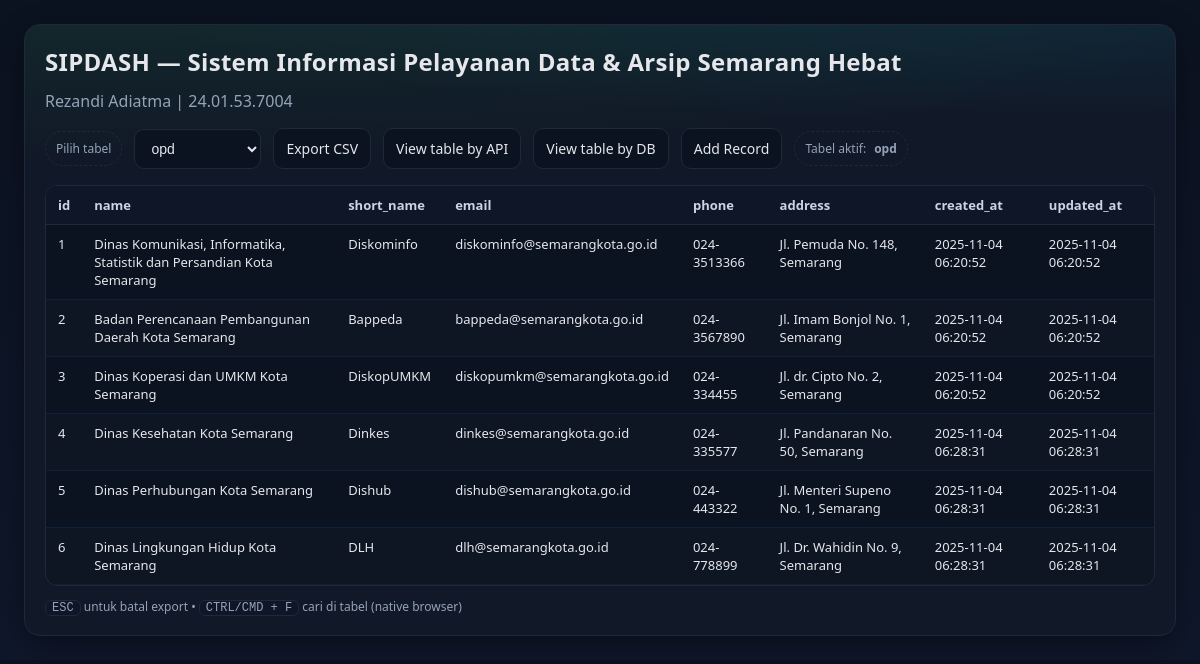
The page / on the database its author committed.
### tables this page shows
CREATE TABLE `opd` (
  `id` bigint(20) UNSIGNED NOT NULL,
  `name` varchar(150) NOT NULL,
  `short_name` varchar(50) NOT NULL,
  `email` varchar(150) DEFAULT NULL,
  `phone` varchar(50) DEFAULT NULL,
  `address` varchar(255) DEFAULT NULL,
  `created_at` timestamp NOT NULL DEFAULT current_timestamp(),
  `updated_at` timestamp NOT NULL DEFAULT current_timestamp() ON UPDATE current_timestamp()
);

### index.php (the view, shortened to what this page needs)
<?php
$DB_DRIVER = 'mysql';
$DB_HOST   = 'sql313.infinityfree.com';
$DB_PORT   = '3306';
$DB_NAME   = 'if0_40291120_sipdash';
$DB_USER   = 'if0_40291120';
$DB_PASS   = 'Semarangkota12';
$CHARSET   = 'utf8mb4';
$ALLOWED_TABLES = [
  'opd',
  'data_catalog',
  'requests',
  'documents',
  'approvals',
];
$API_BASE = 'https://uas-rezandi.free.nf/Api.php';
function pdo_connect($DB_DRIVER, $DB_HOST, $DB_PORT, $DB_NAME, $DB_USER, $DB_PASS, $CHARSET) {
    $dsn = "{$DB_DRIVER}:host={$DB_HOST};port={$DB_PORT};dbname={$DB_NAME};charset={$CHARSET}";
    $opt = [
        PDO::ATTR_ERRMODE => PDO::ERRMODE_EXCEPTION,
        PDO::ATTR_DEFAULT_FETCH_MODE => PDO::FETCH_ASSOC,
        PDO::MYSQL_ATTR_USE_BUFFERED_QUERY => true,
    ];
    return new PDO($dsn, $DB_USER, $DB_PASS, $opt);
}
function pick_table(array $allowed, ?string $input): string {
    if (!$input) return $allowed[0];
    return in_array($input, $allowed, true) ? $input : $allowed[0];
}
function fetch_all(PDO $pdo, string $table): PDOStatement {
    switch ($table) {
        default:
            return $pdo->query("SELECT * FROM `{$table}`");
    }
}
function result_columns(PDOStatement $stmt): array {
    $cols = [];
    for ($i = 0; $i < $stmt->columnCount(); $i++) {
        $meta = $stmt->getColumnMeta($i);
        $cols[] = $meta['name'];
    }
    return $cols;
}
function render_cell($val): string {
    return htmlspecialchars((string)$val, ENT_QUOTES, 'UTF-8');
}
try {
    $pdo = pdo_connect($DB_DRIVER, $DB_HOST, $DB_PORT, $DB_NAME, $DB_USER, $DB_PASS, $CHARSET);
} catch (Throwable $e) {
    http_response_code(500);
    echo "<h2>Koneksi database gagal.</h2>";
    echo "<pre>" . htmlspecialchars($e->getMessage(), ENT_QUOTES, 'UTF-8') . "</pre>";
    exit;
}
$selected = pick_table($ALLOWED_TABLES, $_GET['table'] ?? null);
$useApi   = (isset($_GET['api']) && $_GET['api'] === '1');
try {
    if ($useApi) {
        $apiUrl  = rtrim($API_BASE, '/') . '/records/' . rawurlencode($selected);
        $rows    = api_fetch_records($API_BASE, $selected);
        $columns = array_keys_union($rows);
    } else {
        $stmt    = fetch_all($pdo, $selected);
        $columns = result_columns($stmt);
        $rows    = $stmt->fetchAll();
    }
} catch (Throwable $e) {
    http_response_code(500);
    echo "<h2>Query gagal untuk tabel: " . htmlspecialchars($selected, ENT_QUOTES, 'UTF-8') . "</h2>";
    echo "<pre>" . htmlspecialchars($e->getMessage(), ENT_QUOTES, 'UTF-8') . "</pre>";
    exit;
}
?>
<!doctype html>
<html lang="id">
<head>
</head>
<body>
  <div class="container">
    <div class="card">
      <h1>SIPDASH — Sistem Informasi Pelayanan Data & Arsip Semarang Hebat</h1>
      <div class="subtitle">Rezandi Adiatma | 24.01.53.7004</div>
      <form class="controls" method="get">
        <label for="table" class="pill">Pilih tabel</label>
        <select name="table" id="table" onchange="this.form.submit()">
          <?php foreach ($ALLOWED_TABLES as $tbl): ?>
            <option value="<?= htmlspecialchars($tbl, ENT_QUOTES, 'UTF-8'); ?>" <?= $selected === $tbl ? 'selected' : '' ?>>
              <?= htmlspecialchars($tbl, ENT_QUOTES, 'UTF-8'); ?>
            </option>
          <?php endforeach; ?>
        </select>
        <a class="button" href="?table=<?= urlencode($selected) ?>&export=1" title="Export CSV">Export CSV</a>
        <a class="button" href="?table=<?= urlencode($selected) ?>&api=1" title="View table by API">View table by API</a>
        <a class="button" href="?table=<?= urlencode($selected) ?>" title="View table by DB">View table by DB</a>
        <a class="button" href="?table=<?= urlencode($selected) ?>&add=1<?= $useApi ? '&api=1' : '' ?>" title="Add Record">Add Record</a>
        <span class="pill">Tabel aktif: <strong><?= htmlspecialchars($selected, ENT_QUOTES, 'UTF-8'); ?></strong></span>
      </form>
      <div class="table-wrap">
        <table>
          <thead>
            <tr>
              <?php foreach ($columns as $c): ?>
                <th><?= htmlspecialchars($c, ENT_QUOTES, 'UTF-8'); ?></th>
              <?php endforeach; ?>
            </tr>
          </thead>
          <tbody>
            <?php if (count($rows) === 0): ?>
              <tr><td colspan="<?= count($columns) ?>">(Tidak ada data)</td></tr>
            <?php else: ?>
              <?php foreach ($rows as $r): ?>
                <tr>
                  <?php foreach ($columns as $c): ?>
                    <td><?= render_cell($r[$c] ?? null); ?></td>
                  <?php endforeach; ?>
                </tr>
              <?php endforeach; ?>
            <?php endif; ?>
          </tbody>
        </table>
      </div>
      <div class="footer">
        <div>
          <span class="kbd">ESC</span> untuk batal export •
          <span class="kbd">CTRL/CMD + F</span> cari di tabel (native browser)
        </div>
      </div>
    </div>
  </div>
</body>
</html>

### index.php (style rules this page uses)
:root { --bg:#0f172a; --card:#111827; --muted:#94a3b8; --text:#e5e7eb; --accent:#22c55e; --accent-2:#06b6d4; --border:#1f2937; }
* { box-sizing:border-box; }
body { margin:0;padding:24px;font-family:ui-sans-serif,system-ui,-apple-system,Segoe UI,Roboto,Helvetica,Arial;background:linear-gradient(180deg,#0b1220,#0f172a);color:var(--text); }
.container { max-width:1200px;margin:0 auto; }
.card { background:radial-gradient(1200px 200px at 10% -10%, rgba(34,197,94,0.12), transparent), radial-gradient(1000px 160px at 90% -10%, rgba(6,182,212,0.12), transparent), var(--card); border:1px solid var(--border);border-radius:16px;padding:20px;box-shadow:0 10px 30px rgba(0,0,0,.35); }
h1 { font-size:24px;margin:0 0 12px 0;letter-spacing:.3px; }
.subtitle { color:var(--muted);margin-bottom:16px; }
.controls { display:flex;gap:12px;align-items:center;flex-wrap:wrap;margin-bottom:16px; }
select,button,a.button { background:#0b1220;color:var(--text);border:1px solid var(--border);border-radius:10px;padding:10px 12px;font-size:14px;outline:none;transition:transform .06s ease,border-color .15s ease; }
a.button { text-decoration:none;display:inline-block; }
.pill { display:inline-flex;align-items:center;gap:8px;border:1px dashed var(--border);padding:8px 10px;border-radius:9999px;color:var(--muted);font-size:12px; }
.table-wrap { width:100%;overflow:auto;border:1px solid var(--border);border-radius:12px;background:#0b1220; }
table { border-collapse:separate;border-spacing:0;width:100%; }
thead th { position:sticky;top:0;z-index:1;background:#0e1627;color:#cbd5e1;text-align:left;font-weight:600;font-size:13px;border-bottom:1px solid var(--border);padding:10px 12px;white-space:nowrap; }
tbody td { border-bottom:1px solid #0f213a;padding:10px 12px;font-size:13px;vertical-align:top; }
tbody tr:nth-child(even) td { background:rgba(255,255,255,0.01); }
.footer { display:flex;justify-content:space-between;align-items:center;gap:12px;color:var(--muted);font-size:12px;margin-top:12px; }
.kbd { font-family:ui-monospace,monospace;padding:0 6px;background:#0e1627;border:1px solid var(--border);border-radius:6px; }

### rows shown on the page
opd: id "1", name "Dinas Komunikasi, Informatika, Statistik dan Persandian Kota Semarang", short_name "Diskominfo", email "diskominfo@semarangkota.go.id", phone "024-3513366", address "Jl. Pemuda No. 148, Semarang", created_at "2025-11-04 06:20:52", updated_at "2025-11-04 06:20:52"
opd: id "2", name "Badan Perencanaan Pembangunan Daerah Kota Semarang", short_name "Bappeda", email "bappeda@semarangkota.go.id", phone "024-3567890", address "Jl. Imam Bonjol No. 1, Semarang", created_at "2025-11-04 06:20:52", updated_at "2025-11-04 06:20:52"
opd: id "3", name "Dinas Koperasi dan UMKM Kota Semarang", short_name "DiskopUMKM", email "diskopumkm@semarangkota.go.id", phone "024-334455", address "Jl. dr. Cipto No. 2, Semarang", created_at "2025-11-04 06:20:52", updated_at "2025-11-04 06:20:52"
opd: id "4", name "Dinas Kesehatan Kota Semarang", short_name "Dinkes", email "dinkes@semarangkota.go.id", phone "024-335577", address "Jl. Pandanaran No. 50, Semarang", created_at "2025-11-04 06:28:31", updated_at "2025-11-04 06:28:31"
opd: id "5", name "Dinas Perhubungan Kota Semarang", short_name "Dishub", email "dishub@semarangkota.go.id", phone "024-443322", address "Jl. Menteri Supeno No. 1, Semarang", created_at "2025-11-04 06:28:31", updated_at "2025-11-04 06:28:31"
opd: id "6", name "Dinas Lingkungan Hidup Kota Semarang", short_name "DLH", email "dlh@semarangkota.go.id", phone "024-778899", address "Jl. Dr. Wahidin No. 9, Semarang", created_at "2025-11-04 06:28:31", updated_at "2025-11-04 06:28:31"

### other values the page prints
$selected "opd"
$c "id"
$c "name"
$c "short_name"
$c "email"
$c "phone"
$c "address"
$c "created_at"
$c "updated_at"
form field table "opd"
